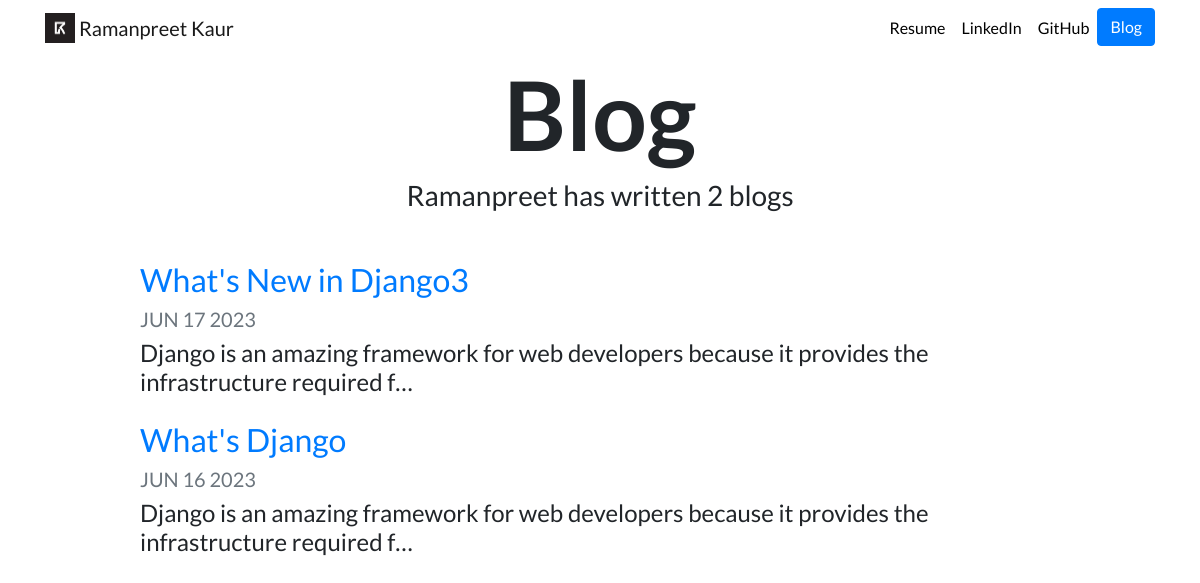
Screenshot of /blog/ with the database file from the repository.
### blog/models.py (models this page shows, shortened)
class Blog(models.Model):
    title= models.CharField(max_length=200)
    description = models.TextField(max_length=500)
    date = models.DateField()

### blog/views.py (the view)
# urls.py: path('',views.all_blogs, name='all_blogs'),
def all_blogs(request):
    blogs = Blog.objects.order_by('-date')
    return render(request, 'blog/all_blogs.html', {'blogs':blogs})

### blog/templates/blog/all_blogs.html
{% extends 'portfolio/base.html' %}
{% load static %}
{% block content %}
<h1 id="blogtitle" class="font-weight-bold text-center">Blog</h1>
<h3 class="text-center mb-5">Ramanpreet has written {{ blogs.count }} blog{{ blogs.count|pluralize }}</h3>
{% for blog in blogs %}
<div class="row justify-content-center my-3">
  <div class="col-md-10">
    <a href="{% url 'blog:detail' blog.id %}">
      <h2>{{ blog.title }}</h2>
    </a>
    <h5 class="text-muted">{{ blog.date|date:'M d Y'|upper }}</h5>
    <h4>{{ blog.description|striptags|truncatechars:100 }}</h4>
  </div>
</div>
{% endfor %}
{% endblock %}

### portfolio/static/portfolio/custom.css (style rules this page uses)
body { font-family: 'Lato', sans-serif; }
#blogtitle { font-size: 6rem; }

### rows the page displays
Blog: title "What's New in Django3", date "JUN 17 2023", description "Django is an amazing framework for web developers because it provides the infrastructure required f…"
Blog: title "What's Django", date "JUN 16 2023", description "Django is an amazing framework for web developers because it provides the infrastructure required f…"

### other values shown
{{ blogs.count }} "2"
